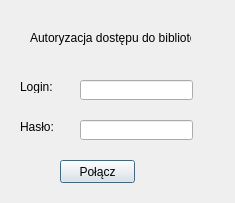
<?xml version="1.0" encoding="UTF-8"?>
<ui version="4.0">
 <class>Auth</class>
 <widget class="QDialog" name="Auth">
  <property name="windowModality">
   <enum>Qt::WindowModal</enum>
  </property>
  <property name="geometry">
   <rect>
    <x>0</x>
    <y>0</y>
    <width>235</width>
    <height>203</height>
   </rect>
  </property>
  <property name="windowTitle">
   <string>Autoryzacja</string>
  </property>
  <property name="modal">
   <bool>true</bool>
  </property>
  <widget class="QLabel" name="label">
   <property name="geometry">
    <rect>
     <x>30</x>
     <y>30</y>
     <width>161</width>
     <height>16</height>
    </rect>
   </property>
   <property name="text">
    <string>Autoryzacja dostępu do biblioteki</string>
   </property>
  </widget>
  <widget class="QLabel" name="label_2">
   <property name="geometry">
    <rect>
     <x>20</x>
     <y>80</y>
     <width>47</width>
     <height>13</height>
    </rect>
   </property>
   <property name="text">
    <string>Login:</string>
   </property>
  </widget>
  <widget class="QLabel" name="label_3">
   <property name="geometry">
    <rect>
     <x>20</x>
     <y>120</y>
     <width>47</width>
     <height>13</height>
    </rect>
   </property>
   <property name="text">
    <string>Hasło:</string>
   </property>
  </widget>
  <widget class="QLineEdit" name="lineEdit">
   <property name="geometry">
    <rect>
     <x>80</x>
     <y>80</y>
     <width>113</width>
     <height>20</height>
    </rect>
   </property>
  </widget>
  <widget class="QLineEdit" name="lineEdit_2">
   <property name="geometry">
    <rect>
     <x>80</x>
     <y>120</y>
     <width>113</width>
     <height>20</height>
    </rect>
   </property>
   <property name="echoMode">
    <enum>QLineEdit::Password</enum>
   </property>
  </widget>
  <widget class="QPushButton" name="pushButton">
   <property name="geometry">
    <rect>
     <x>60</x>
     <y>160</y>
     <width>75</width>
     <height>23</height>
    </rect>
   </property>
   <property name="text">
    <string>Połącz</string>
   </property>
  </widget>
 </widget>
 <resources/>
 <connections/>
</ui>
